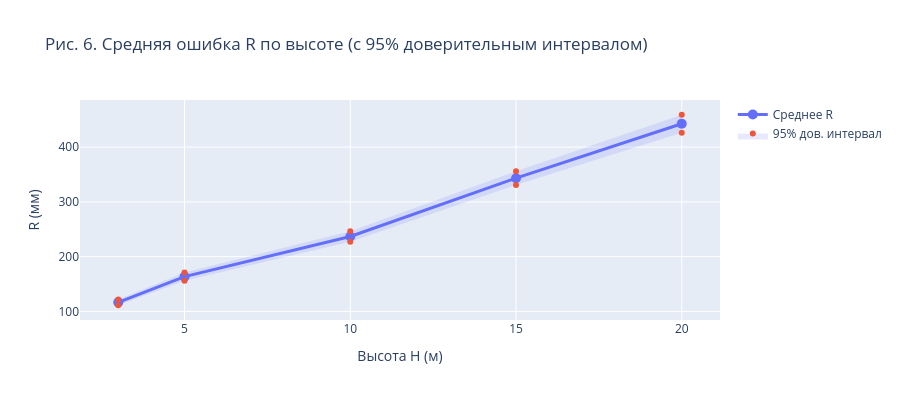

Notebook cell for this chart:
### Code cell
stats_by_h = df.groupby("H")["R"].agg(["mean", "std", "count"]).reset_index()
stats_by_h["se"] = stats_by_h["std"] / np.sqrt(stats_by_h["count"])
stats_by_h["ci95"] = stats_by_h["se"] * 1.96

fig = go.Figure()
fig.add_trace(go.Scatter(
    x=stats_by_h["H"], y=stats_by_h["mean"],
    mode="lines+markers", name="Среднее R",
    line=dict(width=3), marker=dict(size=10),
))
fig.add_trace(go.Scatter(
    x=list(stats_by_h["H"]) + list(stats_by_h["H"][::-1]),
    y=list(stats_by_h["mean"] + stats_by_h["ci95"])
      + list((stats_by_h["mean"] - stats_by_h["ci95"])[::-1]),
    fill="toself", fillcolor="rgba(99,110,250,0.15)",
    line=dict(width=0), name="95% дов. интервал", showlegend=True,
))
fig.update_layout(
    title="Рис. 6. Средняя ошибка R по высоте (с 95% доверительным интервалом)",
    xaxis_title="Высота H (м)", yaxis_title="R (мм)", height=400,
)
fig.show()

### Figure 1 — Plotly figure (JSON) as saved in the notebook; plotly's stock layout.template omitted (floating-point values rounded to 4 significant figures)
{"data": [{"line": {"width": 3}, "marker": {"size": 10}, "mode": "lines+markers", "name": "Среднее R", "type": "scatter", "x": [3, 5, 10, 15, 20], "y": [116.5, 163.5, 236.8, 343.3, 442.7]}, {"fill": "toself", "fillcolor": "rgba(99,110,250,0.15)", "line": {"width": 0}, "name": "95% дов. интервал", "showlegend": true, "type": "scatter", "x": [3, 5, 10, 15, 20, 20, 15, 10, 5, 3], "y": [121.8, 170.9, 246.5, 355.9, 459.1, 426.3, 330.8, 227.2, 156.1, 111.2]}], "layout": {"height": 400, "title": {"text": "Рис. 6. Средняя ошибка R по высоте (с 95% доверительным интервалом)"}, "xaxis": {"title": {"text": "Высота H (м)"}}, "yaxis": {"title": {"text": "R (мм)"}}}}
